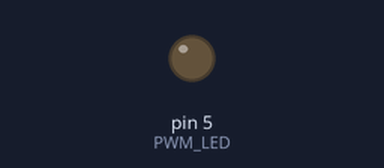
Simulated run of this sketch. Board: Arduino Uno, built with avr-gcc and run on an emulated ATmega328P. Parts: output pins drawn as LEDs (lit = HIGH). The local clock reads 2024-03-15 10:24:30 at power-on unless the sketch sets it.

Above: at 0.1 s.
At 1.1 s:
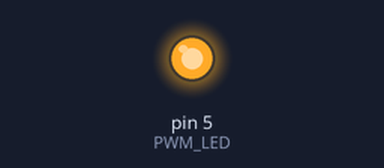
Timing chart, 0 to 2.6 s (numbered marks = the images above):
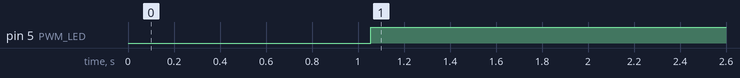

The sketch:

aqua_fast.ino
```cpp
#include <virtuabotixRTC.h>

//------------------------------------- UWAGI -------------------------------------
// na pinach 5 i 6 występują jakieś zakłócenia - https://www.arduino.cc/reference/en/language/functions/analog-io/analogwrite/
//------------------------------------- led ---------------------------------------
#define PWM_LED 5

enum LedModes {
  LED_OFF,
  LED_SUNRISE,
  LED_ON,
  LED_SUNSET
};
enum LedModes ledMode;

int sunriseStartHh;
int sunriseStartMm;
int sunriseEndHh;
int sunriseEndMm;

int sunsetStartHh;
int sunsetStartMm;
int sunsetEndHh;
int sunsetEndMm;
//------------------------------------- rtc ---------------------------------------
#define RTC_CLK A0
#define RTC_DAT A1
#define RTC_RST A2

virtuabotixRTC rtClock(RTC_CLK, RTC_DAT, RTC_RST);

int tempHh;
int tempMm;

unsigned long currentTime;
unsigned long currentTimeOld;
const unsigned int timeDelta = 10;

unsigned long tSunriseStartTime;
unsigned long tSunriseEndTime;
unsigned long tSunsetStartTime;
unsigned long tSunsetEndTime;
//------------------------------------- setup ---------------------------------------
void setup() {
  //Serial.begin(9600);

  pinMode(PWM_LED, OUTPUT);

  sunriseStartHh = 10;
  sunriseStartMm = 0;
  sunriseEndHh = 10;
  sunriseEndMm = 15;

  sunsetStartHh = 18;
  sunsetStartMm = 45;
  sunsetEndHh = 19;
  sunsetEndMm = 0;

  tSunriseStartTime = convertTimeToSeconds(sunriseStartHh, sunriseStartMm, 0);
  tSunriseEndTime = convertTimeToSeconds(sunriseEndHh, sunriseEndMm, 0);
  tSunsetStartTime = convertTimeToSeconds(sunsetStartHh, sunsetStartMm, 0);
  tSunsetEndTime = convertTimeToSeconds(sunsetEndHh, sunsetEndMm, 0);

  currentTimeOld = convertTimeToSeconds(rtClock.hours, rtClock.minutes, rtClock.seconds);

  //                      seconds, minutes, hours, day of the week, day of the month, month, year
  //rtClock.setDS1302Time(0, 24, 14, 2, 21, 2, 2024);
}

void loop() {
  updateAndSynchronizeTime();

  //Serial.println("ledMode=" + String(ledMode) + ", currentTime=" + String(currentTime));
  Serial.println("ledMode=" + String(ledMode) + ", rtClock=" + String(rtClock.hours) + ":" + String(rtClock.minutes) + ":" + String(rtClock.seconds));

  setLedModeByTime();

  manageLed();

  delay(1000);
}

void setLedModeByTime() {
  if (tSunriseStartTime <= currentTime && currentTime <= tSunriseEndTime) {
    ledMode = LED_SUNRISE;
  } else if (tSunriseEndTime <= currentTime && currentTime <= tSunsetStartTime) {
    ledMode = LED_ON;
  } else if (tSunsetStartTime <= currentTime && currentTime <= tSunsetEndTime) {
    ledMode = LED_SUNSET;
  } else {
    ledMode = LED_OFF;
  }
}

void manageLed() {
  switch (ledMode) {
    case LED_SUNRISE:
      analogWrite(PWM_LED, smoothPWMIncrease(tSunriseStartTime, tSunriseEndTime, true, 255));
      break;
    case LED_ON:
      analogWrite(PWM_LED, 255);
      break;
    case LED_SUNSET:
      analogWrite(PWM_LED, smoothPWMIncrease(tSunsetStartTime, tSunsetEndTime, false, 255));
      break;
    case LED_OFF:
      analogWrite(PWM_LED, 0);
      break;
  }
}

int smoothPWMIncrease(unsigned long animationStart, unsigned long animationEnd, bool increase, int steps) {
  if (currentTime >= animationStart && currentTime <= animationEnd) {
    unsigned long elapsedTime = currentTime - animationStart;

    int pwmValue = map(elapsedTime, 0, animationEnd - animationStart, 0, steps);

    if (!increase) {
      pwmValue = steps - pwmValue;  // Jeżeli malejemy, odwróć wartości
    }

    Serial.println("pwmValue=" + String(pwmValue));

    return pwmValue;
  }
}

unsigned long convertTimeToSeconds(int hours, int minutes, int seconds) {
  return hours * 3600UL + minutes * 60UL + seconds;
}

void updateAndSynchronizeTime() {
  bool isSynchronized = false;
  do {
    rtClock.updateTime();
    currentTime = convertTimeToSeconds(rtClock.hours, rtClock.minutes, rtClock.seconds);

    Serial.print("currentTime="+String(currentTime) + ", currentTimeOld="+currentTimeOld);

    if (currentTime > currentTimeOld && (currentTimeOld + timeDelta) > currentTime) {
      Serial.println(", syncrhonized OK");

      isSynchronized = true;
    } else {
      Serial.println(", syncrhonized ERROR !!!");

      delay(1050);

      currentTimeOld = convertTimeToSeconds(rtClock.hours, rtClock.minutes, rtClock.seconds);
    }
  } while (!isSynchronized);
}
```

Measured:
- by itself, pin 5 (PWM_LED): LOW → HIGH at 1.1 s
